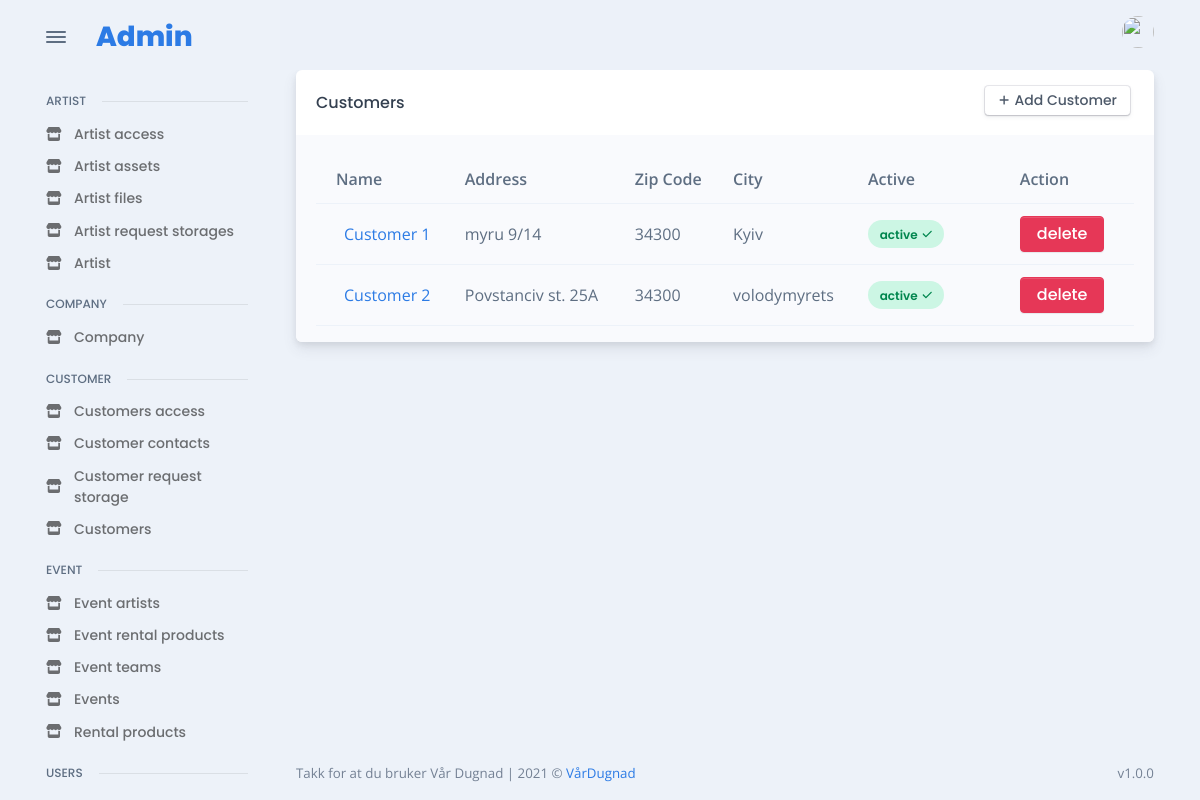
/admin_site/customer/all_customers/ (signed in), run on the app's committed database.
### customer/models.py (models this page shows, shortened)
class Customer(models.Model):
    organization_number = models.CharField("Organization number", max_length=255, unique=True)
    name = models.CharField("Name", max_length=255, unique=True)
    address = models.CharField("Address", max_length=255)
    zip_code = models.CharField("Zip Code", max_length=255)
    city = models.CharField("City", max_length=255)
    active = models.BooleanField(default=True)

### admin_app/admin_customer/views.py (the view)
# urls.py: path("all_customers/", CustomerListView.as_view(), name="admin_get_all_customers"),
class CustomerListView(LoginRequiredMixin, ListView):
    model = Customer
    template_name = "admin/pages/customer/customer/all.html"
    context_object_name = "customers"

### templates/admin/pages/customer/customer/all.html (shortened to what this page needs)
{% extends 'base/admin_base.html' %}
{% load static %}
{% load widget_tweaks %}
{% block content %}
<div class="card">
  <div class="card-header">
    <div class="row flex-between-center">
      <div class="col-4 col-sm-auto d-flex align-items-center pe-0">
        <h5 class="fs-0 mb-0 text-nowrap py-2 py-xl-0">Customers</h5>
      </div>
      <div class="col-8 col-sm-auto text-end ps-2">
        <a href="{% url 'admin_add_new_customer' %}" class="btn btn-falcon-default btn-sm me-1 mb-1">
          <span class="fas fa-plus me-1" data-fa-transform="shrink-3"></span>Add Customer
        </a>
      </div>
    </div>
  </div>
  <div class="card-body bg-light pb-0">
    <div class="table-responsive scrollbar">
      {% if customers|length %}
      <table class="table table-hover table-striped overflow-hidden">
        <thead>
          <tr>
            <th scope="col">Name</th>
            <th scope="col">Address</th>
            <th scope="col">Zip Code</th>
            <th scope="col">City</th>
            <th scope="col">Active</th>
            <th></th>
            <th></th>
            <th scope="col">Action</th>
          </tr>
        </thead>
        <tbody>
          {% for customer in customers %}
          <tr class="align-middle">
            <td class="text-nowrap">
              <div class="d-flex align-items-center">
                <div class="ms-2"><a href="{% url 'admin_change_details_customer' customer.id %}">{{customer.name}}</a></div>
              </div>
            </td>
            <td class="text-nowrap"> {{customer.address}} </td>
            <td class="text-nowrap"> {{customer.zip_code}} </td>
            <td class="text-nowrap"> {{customer.city}} </td>
            {% if customer.active %}
              <td><span class="badge badge rounded-pill d-block p-2 badge-soft-success">active<span class="ms-1 fas fa-check" data-fa-transform="shrink-2"></span></span></td>
            {% else %}
              <td><span class="badge badge rounded-pill d-block p-2 badge-soft-danger">disabled<span class="ms-1 fas fa-times" data-fa-transform="shrink-2"></span></span></td>
            {% endif %}
            <td></td>
            <th></th>
            <td><a class="btn btn-danger"  href="{% url 'admin_delete_customer' customer.id %}">delete</a></tr>
          {% endfor %}
        </tbody>
      </table>
      {% else %}
          <p>There is no artist yet, try to add some</p>
      {% endif %}
    </div>
  </div>
  </div>
{% endblock %}

### data on the page
Customer: name "Customer 1", address "myru 9/14", zip_code "34300", city "Kyiv", active "active"
Customer: name "Customer 2", address "Povstanciv st. 25A", zip_code "34300", city "volodymyrets", active "active"
